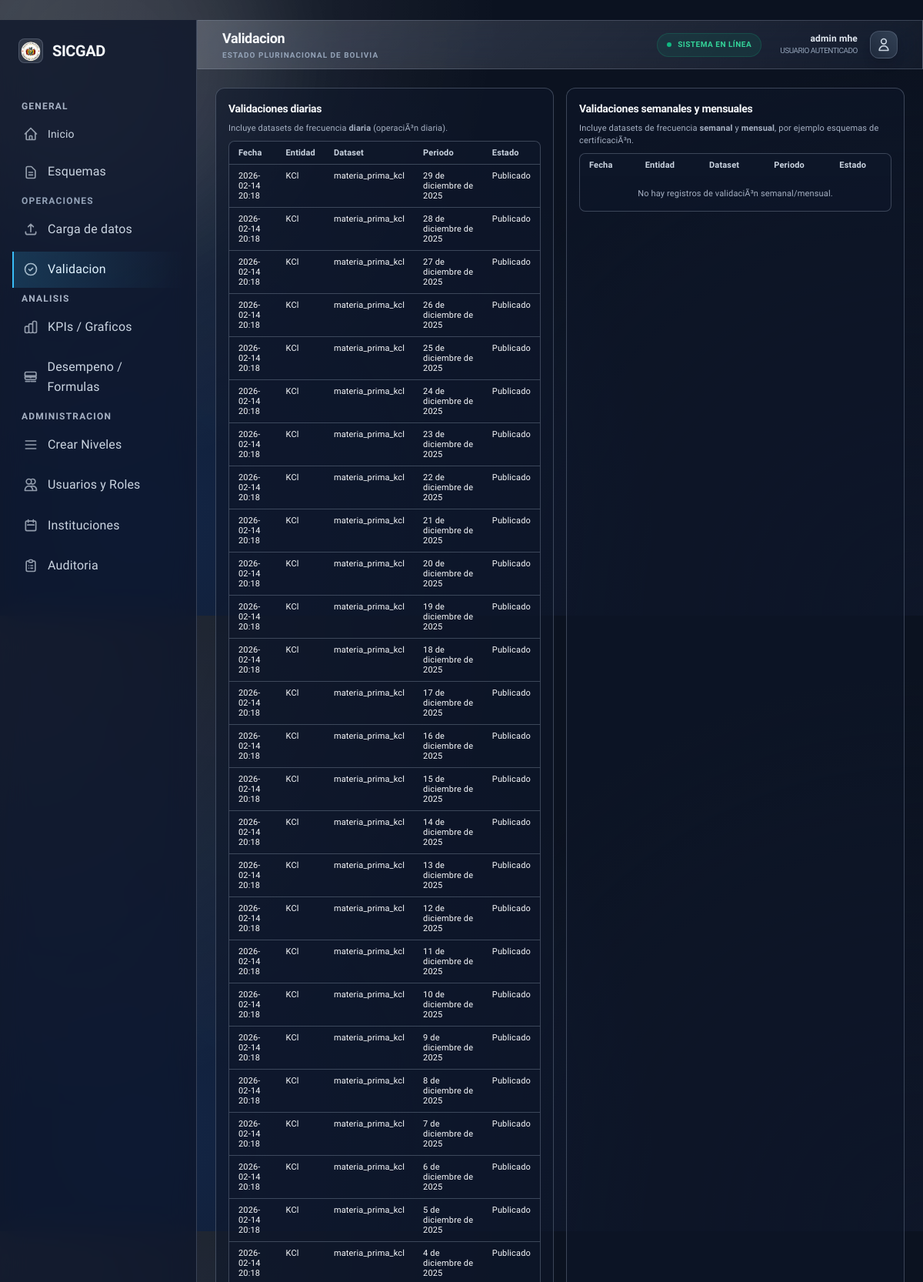
/validate/admin/ (signed in, upper part), run on the app's committed database.
### ingest/models.py (models this page shows, shortened)
class DatasetInstance(models.Model):
    STATE_DRAFT = "DRAFT"
    STATE_SUBMITTED = "SUBMITTED"
    STATE_VALIDATED_L1 = "VALIDATED_L1"
    STATE_VALIDATED_L2 = "VALIDATED_L2"
    STATE_PUBLISHED = "PUBLISHED"
    STATE_LOCKED = "LOCKED"
    STATE_CHOICES = [
        (STATE_DRAFT, "Borrador"),
        (STATE_SUBMITTED, "Enviado"),
        (STATE_VALIDATED_L1, "Validado nivel 1"),
        (STATE_VALIDATED_L2, "Validado nivel 2"),
        (STATE_PUBLISHED, "Publicado"),
        (STATE_LOCKED, "Bloqueado"),
    ]
    dataset_type = models.ForeignKey(
        DatasetType,
        on_delete=models.CASCADE,
        related_name="instances",
    )
    entity = models.ForeignKey(
        Entity,
        on_delete=models.CASCADE,
        related_name="dataset_instances",
    )
    period = models.DateField(
        help_text="Fecha o día de referencia del dataset (para diarios).",
    )
    state = models.CharField(
        max_length=20,
        choices=STATE_CHOICES,
        default=STATE_DRAFT,
    )
    created_by = models.ForeignKey(
        Membership,
        on_delete=models.SET_NULL,
        null=True,
        blank=True,
        related_name="created_instances",
    )
    raw_file = models.FileField(
        upload_to="ingest/raw/",
        null=True,
        blank=True,
        help_text="Archivo fuente cargado (CSV/Excel).",
    )
    historical_batch = models.ForeignKey(
        "HistoricalImportBatch",
        on_delete=models.SET_NULL,
        null=True,
        blank=True,
        related_name="instances",
        help_text="Batch de importación histórica que generó esta instancia (si aplica).",
    )
    row_count = models.PositiveIntegerField(default=0)
    error_count = models.PositiveIntegerField(default=0)
    last_error_summary = models.TextField(blank=True)
    submitted_at = models.DateTimeField(null=True, blank=True)
    created_at = models.DateTimeField(auto_now_add=True)
    updated_at = models.DateTimeField(auto_now=True)
    class Meta:
        ordering = ["-created_at"]
        constraints = [
            models.UniqueConstraint(
                fields=["dataset_type", "entity", "period"],
                name="uniq_instance_dataset_entity_period",
            ),
        ]

### structure/models.py (models this page shows, shortened)
class Entity(models.Model):
    category = models.ForeignKey(Category, on_delete=models.CASCADE, related_name="entities")
    code = models.CharField(max_length=50, blank=True)
    name = models.CharField(max_length=255)
    description = models.TextField(blank=True)
    is_active = models.BooleanField(default=True)
    created_at = models.DateTimeField(auto_now_add=True)
    updated_at = models.DateTimeField(auto_now=True)
    class Meta:
        ordering = ["name"]
        unique_together = ("category", "name")

### schemas/models.py (models this page shows, shortened)
class DatasetType(models.Model):
    DAILY = "DAILY"
    WEEKLY = "WEEKLY"
    MONTHLY = "MONTHLY"
    FLEXIBLE = "FLEXIBLE"
    VALIDATION_FREQUENCY_CHOICES = [
        (DAILY, "Diaria"),
        (WEEKLY, "Semanal"),
        (MONTHLY, "Mensual"),
        (FLEXIBLE, "No definida (proyecciones)"),
    ]
    STATUS_DRAFT = "DRAFT"
    STATUS_PENDING = "PENDING"
    STATUS_APPROVED = "APPROVED"
    STATUS_REJECTED = "REJECTED"
    STATUS_CHOICES = [
        (STATUS_DRAFT, "Borrador"),
        (STATUS_PENDING, "Pendiente aprobación"),
        (STATUS_APPROVED, "Aprobado"),
        (STATUS_REJECTED, "Rechazado"),
    ]
    entity = models.ForeignKey(
        Entity,
        on_delete=models.CASCADE,
        related_name="dataset_types",
    )
    source_dataset = models.ForeignKey(
        "self",
        on_delete=models.SET_NULL,
        null=True,
        blank=True,
        related_name="derived_certifications",
        help_text="Dataset base diario utilizado para consolidaciones de certificación.",
    )
    name = models.CharField(
        max_length=255,
        help_text="Nombre del dataset, por ejemplo 'Producción diaria PICP'.",
    )
    version = models.PositiveIntegerField(default=1)
    validation_frequency = models.CharField(
        max_length=20,
        choices=VALIDATION_FREQUENCY_CHOICES,
        default=DAILY,
        help_text="Define si este dataset se valida a diario, semanal o como consolidado mensual.",
    )
    is_certification = models.BooleanField(
        default=False,
        help_text="Indica si este esquema es para certificación mensual creada por Administración.",
    )
    is_active = models.BooleanField(
        default=True,
        help_text="Solo un esquema por familia (planta/proyecto + nombre) deberia estar activo a la vez.",
    )
    is_one_time = models.BooleanField(
        default=False,
        help_text="Si esta activo, este esquema solo puede cargarse una vez.",
    )
    status = models.CharField(
        max_length=20,
        choices=STATUS_CHOICES,
        default=STATUS_DRAFT,
        help_text="Estado de aprobación del esquema.",
    )
    status_comment = models.TextField(
        blank=True,
        help_text="Comentario de la última decisión de aprobación/rechazo.",
    )
    created_at = models.DateTimeField(auto_now_add=True)
    updated_at = models.DateTimeField(auto_now=True)
    last_consolidated_period = models.DateField(
        null=True,
        blank=True,
        help_text="Último periodo (último día del mes) consolidado automáticamente para certificación.",
    )
    class Meta:
        ordering = ["entity__name", "name", "-version"]
        constraints = [
            models.UniqueConstraint(
                fields=["entity", "name", "version"],
                name="uniq_datasettype_entity_name_version",
            ),
        ]
    slug = models.SlugField(
        max_length=255,
        unique=True,
        blank=True,
        help_text="Slug legible para URLs, basado en planta, nombre y versión.",
    )

### validation/views.py (the view)
# urls.py: path("admin/", views.admin_overview, name="admin_overview"),
@login_required
def admin_overview(request):
    if not (
        request.user.is_superuser
        or Membership.objects.filter(user=request.user, role="ADMIN", is_active=True).exists()
    ):
        return redirect("validation:inbox")
    daily_instances = (
        DatasetInstance.objects.select_related("dataset_type", "entity")
        .filter(dataset_type__validation_frequency=DatasetType.DAILY)
        .order_by("-created_at")[:100]
    )
    monthly_instances = (
        DatasetInstance.objects.select_related("dataset_type", "entity")
        .filter(
            dataset_type__validation_frequency__in=[
                DatasetType.WEEKLY,
                DatasetType.MONTHLY,
                DatasetType.FLEXIBLE,
            ]
        )
        .order_by("-created_at")[:100]
    )
    certification_status = collect_certification_status()
    return render(
        request,
        "validate/admin_overview.html",
        {
            "daily_instances": daily_instances,
            "monthly_instances": monthly_instances,
            "certification_status": certification_status,
        },
    )

### templates/validate/admin_overview.html (shortened to what this page needs)
﻿{% extends "base.html" %}
{% block content %}
  <div class="grid gap-4 md:grid-cols-2">
    <section class="bg-slate-950/60 border border-slate-800 rounded-xl p-4 text-xs">
      <h2 class="text-sm font-semibold mb-2">Validaciones diarias</h2>
      <p class="text-[11px] text-slate-400 mb-2">
        Incluye datasets de frecuencia <strong>diaria</strong> (operaciÃ³n diaria).
      </p>
      <div class="bg-slate-950/80 border border-slate-800 rounded-lg overflow-hidden">
        <table class="min-w-full text-[11px]">
          <thead class="bg-slate-950 text-slate-300">
            <tr>
              <th class="px-3 py-2 text-left font-semibold">Fecha</th>
              <th class="px-3 py-2 text-left font-semibold">Entidad</th>
              <th class="px-3 py-2 text-left font-semibold">Dataset</th>
              <th class="px-3 py-2 text-left font-semibold">Periodo</th>
              <th class="px-3 py-2 text-left font-semibold">Estado</th>
            </tr>
          </thead>
          <tbody>
            {% for inst in daily_instances %}
              <tr class="border-t border-slate-800 hover:bg-slate-900/60">
                <td class="px-3 py-2 align-top">{{ inst.created_at|date:"Y-m-d H:i" }}</td>
                <td class="px-3 py-2 align-top">{{ inst.entity.code|default:inst.entity.name }}</td>
                <td class="px-3 py-2 align-top">{{ inst.dataset_type.name }}</td>
                <td class="px-3 py-2 align-top">{{ inst.period }}</td>
                <td class="px-3 py-2 align-top">{{ inst.get_state_display }}</td>
              </tr>
            {% empty %}
              <tr>
                <td colspan="5" class="px-3 py-4 text-center text-slate-400">
                  No hay registros de validaciÃ³n diaria.
                </td>
              </tr>
            {% endfor %}
          </tbody>
        </table>
      </div>
    </section>
    <section class="bg-slate-950/60 border border-slate-800 rounded-xl p-4 text-xs">
      <h2 class="text-sm font-semibold mb-2">Validaciones semanales y mensuales</h2>
      <p class="text-[11px] text-slate-400 mb-2">
        Incluye datasets de frecuencia <strong>semanal</strong> y <strong>mensual</strong>, por ejemplo esquemas de certificaciÃ³n.
      </p>
      <div class="bg-slate-950/80 border border-slate-800 rounded-lg overflow-hidden">
        <table class="min-w-full text-[11px]">
          <thead class="bg-slate-950 text-slate-300">
            <tr>
              <th class="px-3 py-2 text-left font-semibold">Fecha</th>
              <th class="px-3 py-2 text-left font-semibold">Entidad</th>
              <th class="px-3 py-2 text-left font-semibold">Dataset</th>
              <th class="px-3 py-2 text-left font-semibold">Periodo</th>
              <th class="px-3 py-2 text-left font-semibold">Estado</th>
            </tr>
          </thead>
          <tbody>
            {% for inst in monthly_instances %}
              <tr class="border-t border-slate-800 hover:bg-slate-900/60">
                <td class="px-3 py-2 align-top">{{ inst.created_at|date:"Y-m-d H:i" }}</td>
                <td class="px-3 py-2 align-top">{{ inst.entity.code|default:inst.entity.name }}</td>
                <td class="px-3 py-2 align-top">{{ inst.dataset_type.name }}</td>
                <td class="px-3 py-2 align-top">{{ inst.period }}</td>
                <td class="px-3 py-2 align-top">{{ inst.get_state_display }}</td>
              </tr>
            {% empty %}
              <tr>
                <td colspan="5" class="px-3 py-4 text-center text-slate-400">
                  No hay registros de validaciÃ³n semanal/mensual.
                </td>
              </tr>
            {% endfor %}
          </tbody>
        </table>
      </div>
    </section>
  </div>
{% endblock %}

### templates/partials/topbar.html (shortened to what this page needs)
<header class='h-16 glass-effect border-b border-white/5 flex items-center justify-between px-8 sticky top-0 z-40'>
  <div class='flex items-center gap-4'>
    <div class="flex flex-col">
        <h1 class='text-lg font-header font-bold tracking-tight text-white'>
        {{ current_section|default:"Inicio" }}
        </h1>
        <p class="text-[10px] text-slate-500 uppercase tracking-widest font-bold">Estado Plurinacional de Bolivia</p>
    </div>
  </div>
  <div class='flex items-center gap-6'>
    <div class="hidden md:flex items-center gap-2 px-3 py-1.5 rounded-full bg-emerald-500/10 border border-emerald-500/20">
        <div class="w-1.5 h-1.5 rounded-full bg-emerald-500 animate-pulse"></div>
        <span class="text-[10px] font-bold text-emerald-400 uppercase tracking-wider">Sistema en línea</span>
    </div>
    {% if request.user.is_authenticated %}
      <div class='flex items-center gap-4'>
        <div class="flex flex-col items-end">
            <span class='text-xs font-semibold text-slate-200'>{{ request.user.get_full_name|default:request.user.username }}</span>
            <span class="text-[10px] text-slate-500 uppercase tracking-tighter">{{ role|default:"Usuario Autenticado" }}</span>
        </div>
        <div class="w-9 h-9 rounded-xl bg-gradient-to-tr from-slate-800 to-slate-700 border border-white/10 flex items-center justify-center shadow-lg">
            <svg class="w-5 h-5 text-slate-300" fill="none" stroke="currentColor" viewBox="0 0 24 24"><path stroke-linecap="round" stroke-linejoin="round" stroke-width="2" d="M16 7a4 4 0 11-8 0 4 4 0 018 0zM12 14a7 7 0 00-7 7h14a7 7 0 00-7-7z"></path></svg>
        </div>
      </div>
    {% endif %}
  </div>
</header>

### data on the page
DatasetInstance: created_at "2026-02-14 20:18", entity.code "KCl", dataset_type.name "materia_prima_kcl", period "29 de diciembre de 2025", state "Publicado"
DatasetInstance: created_at "2026-02-14 20:18", entity.code "KCl", dataset_type.name "materia_prima_kcl", period "28 de diciembre de 2025", state "Publicado"
DatasetInstance: created_at "2026-02-14 20:18", entity.code "KCl", dataset_type.name "materia_prima_kcl", period "27 de diciembre de 2025", state "Publicado"
DatasetInstance: created_at "2026-02-14 20:18", entity.code "KCl", dataset_type.name "materia_prima_kcl", period "26 de diciembre de 2025", state "Publicado"
DatasetInstance: created_at "2026-02-14 20:18", entity.code "KCl", dataset_type.name "materia_prima_kcl", period "25 de diciembre de 2025", state "Publicado"
DatasetInstance: created_at "2026-02-14 20:18", entity.code "KCl", dataset_type.name "materia_prima_kcl", period "24 de diciembre de 2025", state "Publicado"
DatasetInstance: created_at "2026-02-14 20:18", entity.code "KCl", dataset_type.name "materia_prima_kcl", period "23 de diciembre de 2025", state "Publicado"
DatasetInstance: created_at "2026-02-14 20:18", entity.code "KCl", dataset_type.name "materia_prima_kcl", period "22 de diciembre de 2025", state "Publicado"
DatasetInstance: created_at "2026-02-14 20:18", entity.code "KCl", dataset_type.name "materia_prima_kcl", period "21 de diciembre de 2025", state "Publicado"
DatasetInstance: created_at "2026-02-14 20:18", entity.code "KCl", dataset_type.name "materia_prima_kcl", period "20 de diciembre de 2025", state "Publicado"
DatasetInstance: created_at "2026-02-14 20:18", entity.code "KCl", dataset_type.name "materia_prima_kcl", period "19 de diciembre de 2025", state "Publicado"
DatasetInstance: created_at "2026-02-14 20:18", entity.code "KCl", dataset_type.name "materia_prima_kcl", period "18 de diciembre de 2025", state "Publicado"
DatasetInstance: created_at "2026-02-14 20:18", entity.code "KCl", dataset_type.name "materia_prima_kcl", period "17 de diciembre de 2025", state "Publicado"
DatasetInstance: created_at "2026-02-14 20:18", entity.code "KCl", dataset_type.name "materia_prima_kcl", period "16 de diciembre de 2025", state "Publicado"
DatasetInstance: created_at "2026-02-14 20:18", entity.code "KCl", dataset_type.name "materia_prima_kcl", period "15 de diciembre de 2025", state "Publicado"
DatasetInstance: created_at "2026-02-14 20:18", entity.code "KCl", dataset_type.name "materia_prima_kcl", period "14 de diciembre de 2025", state "Publicado"
DatasetInstance: created_at "2026-02-14 20:18", entity.code "KCl", dataset_type.name "materia_prima_kcl", period "13 de diciembre de 2025", state "Publicado"
DatasetInstance: created_at "2026-02-14 20:18", entity.code "KCl", dataset_type.name "materia_prima_kcl", period "12 de diciembre de 2025", state "Publicado"
DatasetInstance: created_at "2026-02-14 20:18", entity.code "KCl", dataset_type.name "materia_prima_kcl", period "11 de diciembre de 2025", state "Publicado"
DatasetInstance: created_at "2026-02-14 20:18", entity.code "KCl", dataset_type.name "materia_prima_kcl", period "10 de diciembre de 2025", state "Publicado"
DatasetInstance: created_at "2026-02-14 20:18", entity.code "KCl", dataset_type.name "materia_prima_kcl", period "9 de diciembre de 2025", state "Publicado"
DatasetInstance: created_at "2026-02-14 20:18", entity.code "KCl", dataset_type.name "materia_prima_kcl", period "8 de diciembre de 2025", state "Publicado"
DatasetInstance: created_at "2026-02-14 20:18", entity.code "KCl", dataset_type.name "materia_prima_kcl", period "7 de diciembre de 2025", state "Publicado"
DatasetInstance: created_at "2026-02-14 20:18", entity.code "KCl", dataset_type.name "materia_prima_kcl", period "6 de diciembre de 2025", state "Publicado"
DatasetInstance: created_at "2026-02-14 20:18", entity.code "KCl", dataset_type.name "materia_prima_kcl", period "5 de diciembre de 2025", state "Publicado"
DatasetInstance: created_at "2026-02-14 20:18", entity.code "KCl", dataset_type.name "materia_prima_kcl", period "4 de diciembre de 2025", state "Publicado"

### other printed values
{{ current_section|default:"Inicio" }} "Validacion"
{{ request.user.get_full_name|default:request.user.username }} "admin mhe"
{{ role|default:"Usuario Autenticado" }} "USUARIO AUTENTICADO"
